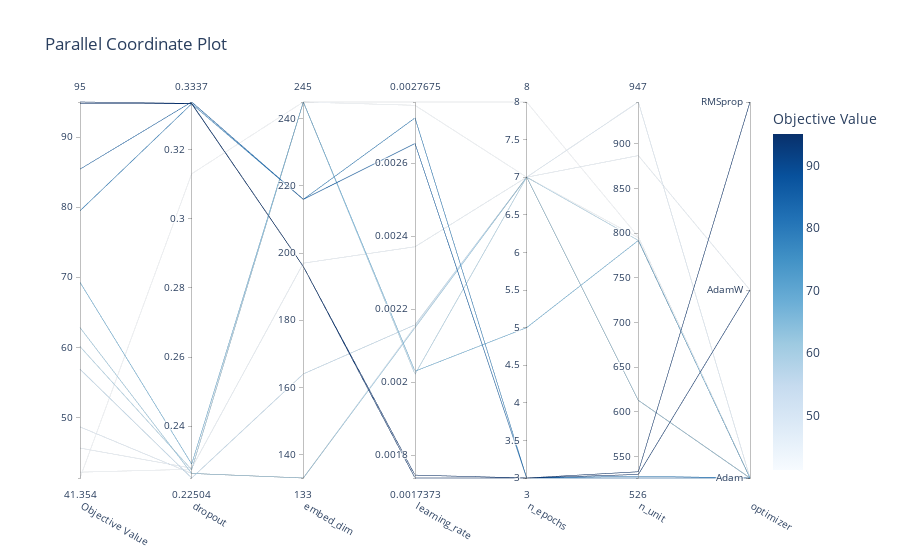

The notebook cell saved with this chart:
### Code cell
optuna.visualization.plot_parallel_coordinate(study)
# tpe_30_trials_w_pruning_parall_coord
# nsga_30_trials_w_pruning_parall_coord
# pso_30_trials_w_pruning_parall_coord
# harmony_30_trials_w_pruning_parall_coord
# siman_30_trials_w_pruning_parall_coord
# rnd_30_trials_w_pruning_parall_coord

### Figure 1 — Plotly figure (JSON) as saved in the notebook; plotly's stock layout.template omitted (floating-point values rounded to 4 significant figures)
{"data": [{"dimensions": [{"label": "Objective Value", "range": [41.35, 95], "values": [42.19, 62.81, 41.35, 79.48, 45.62, 48.65, 56.88, 94.79, 85.42, 60.1, 95, 69.27]}, {"label": "dropout", "range": [0.225, 0.3337], "values": [0.2276, 0.2264, 0.313, 0.3332, 0.2279, 0.2264, 0.225, 0.3332, 0.3337, 0.2274, 0.3333, 0.2291]}, {"label": "embed_dim", "range": [133, 245], "values": [245, 133, 245, 216, 197, 133, 164, 196, 216, 245, 196, 245]}, {"label": "learning_rate", "range": [0.001737, 0.002767], "values": [0.002758, 0.002149, 0.002767, 0.002724, 0.002371, 0.002153, 0.002157, 0.001745, 0.002654, 0.002022, 0.001737, 0.00203]}, {"label": "n_epochs", "range": [3, 8], "values": [7, 7, 8, 3, 7, 7, 7, 3, 3, 7, 3, 5]}, {"label": "n_unit", "range": [526, 947], "values": [795, 613, 796, 528, 887, 947, 613, 530, 526, 792, 533, 792]}, {"label": "optimizer", "range": [0, 2], "ticktext": ["Adam", "AdamW", "RMSprop"], "tickvals": [0, 1, 2], "values": [0, 0, 0, 0, 1, 0, 0, 1, 0, 0, 2, 0]}], "labelangle": 30, "labelside": "bottom", "line": {"color": [42.19, 62.81, 41.35, 79.48, 45.62, 48.65, 56.88, 94.79, 85.42, 60.1, 95, 69.27], "colorbar": {"title": {"text": "Objective Value"}}, "colorscale": [[0, "rgb(247,251,255)"], [0.125, "rgb(222,235,247)"], [0.25, "rgb(198,219,239)"], [0.375, "rgb(158,202,225)"], [0.5, "rgb(107,174,214)"], [0.625, "rgb(66,146,198)"], [0.75, "rgb(33,113,181)"], [0.875, "rgb(8,81,156)"], [1, "rgb(8,48,107)"]], "reversescale": false, "showscale": true}, "type": "parcoords"}], "layout": {"title": {"text": "Parallel Coordinate Plot"}}}
